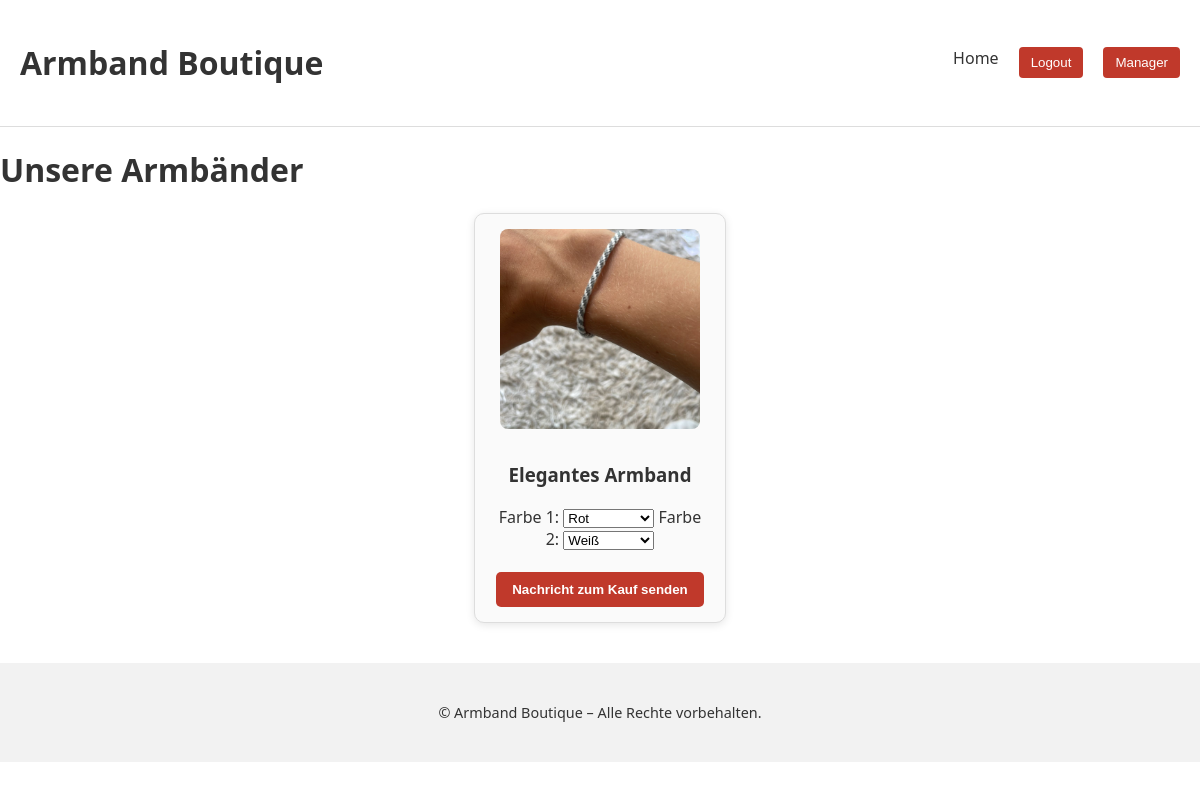
Screenshot of /Shop_1/ (signed in) with the database file from the repository.
### core/models.py (models this page shows, shortened)
class Product(models.Model):
    name = models.CharField(max_length=100)
    description = models.TextField(blank=True)
    price = models.DecimalField(max_digits=6, decimal_places=2)
    image = models.ImageField(upload_to='products/')
    available = models.BooleanField(default=True)

### core/views.py (the view)
# urls.py: path("Shop_1/", shop_1, name='shop'),
@login_required
def shop_1(request):
    products = Product.objects.filter(available=True)
    return render(request, "shop_1.html", {"products": products})

### core/templates/shop_1.html (shortened to what this page needs)
{% extends "base.html" %}
{% load static %}
{% block content %}
<h1>Unsere Armbänder</h1>
<div class="gallery" style="display:flex; flex-wrap: wrap; gap: 30px; justify-content: center;">
  {% for product in products %}
  <div class="product" style="text-align:center; width:220px; border:1px solid #ddd; padding:15px; border-radius:10px; box-shadow:0 2px 8px rgba(0,0,0,0.1); background:#fafafa;">
    <img src="{{ product.image.url }}" alt="{{ product.name }}" style="width:200px; height:200px; object-fit:cover; border-radius:8px; margin-bottom:10px;" />
    <h3>{{ product.name }}</h3>
    {% if user.is_authenticated %}
      <label for="color1-{{ product.id }}">Farbe 1:</label>
      <select id="color1-{{ product.id }}">
    <option value="Rot">Rot</option>
      </select>
      <label for="color2-{{ product.id }}">Farbe 2:</label>
      <select id="color2-{{ product.id }}">
        <option value="Weiß">Weiß</option>
      </select>
      <br/><br/>
      <button onclick="sendPurchaseRequest({{ product.id }})" style="background:#c0392b; color:#fff; border:none; padding:10px 16px; border-radius:5px; cursor:pointer; font-weight:bold; transition: background-color 0.3s;">
        Nachricht zum Kauf senden
      </button>
    {% else %}
      <a href="{% url 'login' %}">
        <button style="background:#7f8c8d; color:#fff; border:none; padding:10px 16px; border-radius:5px; cursor:pointer; font-weight:bold;">
          Zum Kauf einloggen
        </button>
      </a>
    {% endif %}
  </div>
  {% endfor %}
</div>
{% endblock %}

### core/static/css/style.css (style rules this page uses)
body { margin: 0; font-family: 'Segoe UI', sans-serif; background: #fff; color: #333; }

### rows the page displays
Product: image (picture), name "Elegantes Armband", id "Rot", id "Weiß"
